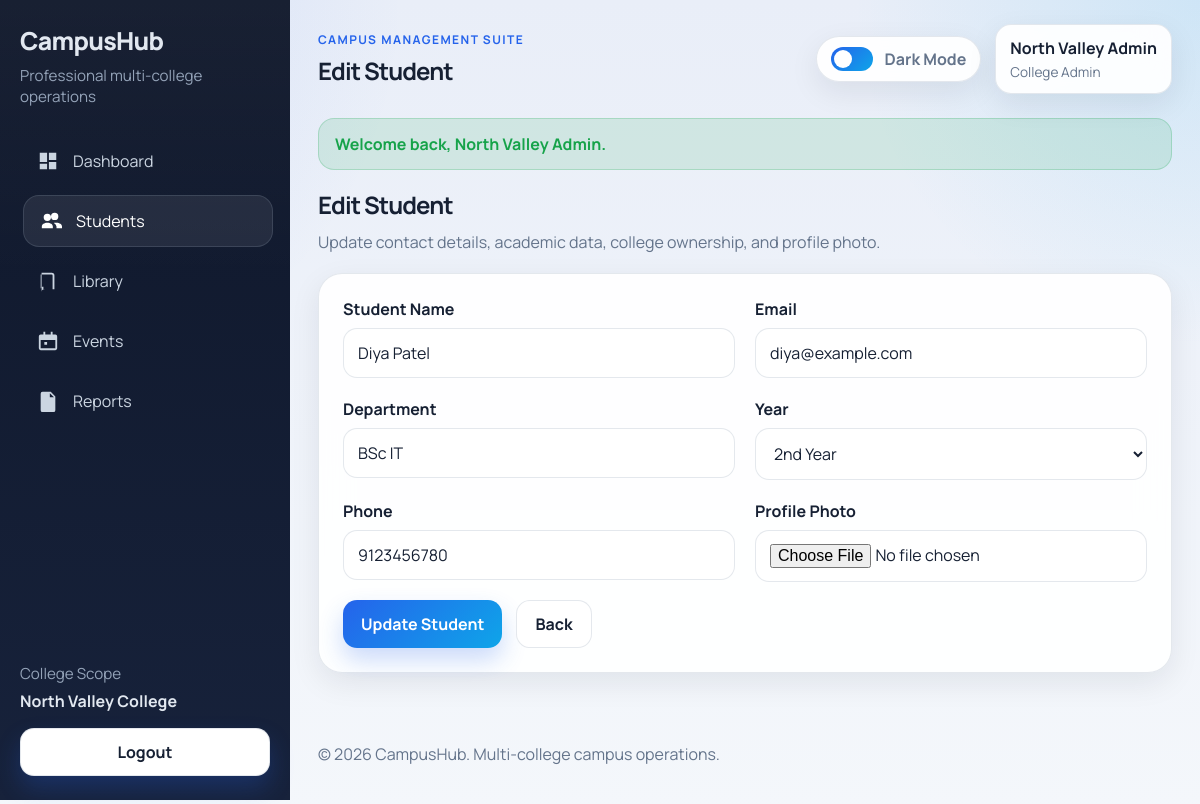
The app's page /students/edit_student.php?id=2 (signed in) with its own data.
### tables this page shows
CREATE TABLE colleges (
    college_id INT AUTO_INCREMENT PRIMARY KEY,
    college_name VARCHAR(150) NOT NULL,
    college_code VARCHAR(20) NOT NULL UNIQUE,
    city VARCHAR(80) NOT NULL,
    created_at TIMESTAMP DEFAULT CURRENT_TIMESTAMP
);

CREATE TABLE students (
    student_id INT AUTO_INCREMENT PRIMARY KEY,
    college_id INT NOT NULL,
    name VARCHAR(100) NOT NULL,
    email VARCHAR(120) NOT NULL UNIQUE,
    department VARCHAR(100) NOT NULL,
    year_level VARCHAR(20) NOT NULL,
    phone VARCHAR(20) NOT NULL,
    profile_photo VARCHAR(255) DEFAULT NULL,
    created_at TIMESTAMP DEFAULT CURRENT_TIMESTAMP,
    CONSTRAINT fk_students_college FOREIGN KEY (college_id) REFERENCES colleges(college_id) ON DELETE CASCADE
);

### db_connect.php (called while the page is built, shortened)
<?php
if (!function_exists("e")) {
    function e($value): string
    {
        return htmlspecialchars((string) ($value ?? ""), ENT_QUOTES, "UTF-8");
    }
}

### includes/app.php (called while the page is built, shortened)
<?php
require_once __DIR__ . "/../db_connect.php";
function current_user(): ?array
{
    return $_SESSION["user"] ?? null;
}
function is_admin(): bool
{
    return (current_user()["role"] ?? "") === "admin";
}
function get_colleges(mysqli $conn): array
{
    $result = $conn->query("SELECT college_id, college_name, college_code, city FROM colleges ORDER BY college_name ASC");
    return $result ? $result->fetch_all(MYSQLI_ASSOC) : [];
}
    ?>

### students/edit_student.php (the view, shortened to what this page needs)
<?php
require_once __DIR__ . "/../includes/app.php";
$pageKey = "students";
$basePath = "../";
$studentId = (int) ($_GET["id"] ?? 0);
$years = ["1st Year", "2nd Year", "3rd Year", "4th Year"];
$colleges = get_colleges($conn);
$stmt = $conn->prepare("SELECT * FROM students WHERE student_id = ?");
$stmt->bind_param("i", $studentId);
$stmt->execute();
$student = $stmt->get_result()->fetch_assoc();
require_once "../includes/header.php";
?>
<section class="page-heading">
    <h1>Edit Student</h1>
    <p>Update contact details, academic data, college ownership, and profile photo.</p>
</section>
<section class="form-card">
    <form method="post" enctype="multipart/form-data">
        <div class="form-grid">
            <div>
                <label for="name">Student Name</label>
                <input type="text" id="name" name="name" value="<?php echo e($_POST["name"] ?? $student["name"]); ?>" required>
            </div>
            <div>
                <label for="email">Email</label>
                <input type="email" id="email" name="email" value="<?php echo e($_POST["email"] ?? $student["email"]); ?>" required>
            </div>
            <div>
                <label for="department">Department</label>
                <input type="text" id="department" name="department" value="<?php echo e($_POST["department"] ?? $student["department"]); ?>" required>
            </div>
            <div>
                <label for="year">Year</label>
                <?php $selectedYear = $_POST["year"] ?? $student["year_level"]; ?>
                <select id="year" name="year" required>
                    <?php foreach ($years as $option): ?>
                        <option value="<?php echo e($option); ?>" <?php echo $selectedYear === $option ? "selected" : ""; ?>><?php echo e($option); ?></option>
                    <?php endforeach; ?>
                </select>
            </div>
            <div>
                <label for="phone">Phone</label>
                <input type="text" id="phone" name="phone" value="<?php echo e($_POST["phone"] ?? $student["phone"]); ?>" required>
            </div>
            <div>
                <label for="profile_photo">Profile Photo</label>
                <input type="file" id="profile_photo" name="profile_photo" accept="image/*">
            </div>
        </div>
        <div class="action-group">
            <button type="submit">Update Student</button>
            <a class="btn-light" href="view_students.php">Back</a>
        </div>
    </form>
</section>
<?php require_once "../includes/footer.php"; ?>

### includes/sidebar.php
<?php
$navItems = [
    "dashboard" => ["label" => "Dashboard", "href" => $basePath . "index.php", "icon" => "dashboard"],
    "students" => ["label" => "Students", "href" => $basePath . "students/view_students.php", "icon" => "students"],
    "library" => ["label" => "Library", "href" => $basePath . "library/view_books.php", "icon" => "library"],
    "events" => ["label" => "Events", "href" => $basePath . "events/view_events.php", "icon" => "events"],
    "reports" => ["label" => "Reports", "href" => $basePath . "students/view_students.php?export_hint=1", "icon" => "reports"],
];
function sidebar_icon(string $key): string
{
    return match ($key) {
        "students" => '<svg viewBox="0 0 24 24" aria-hidden="true"><path d="M16 11a4 4 0 1 0-4-4 4 4 0 0 0 4 4Zm-8 1a4 4 0 1 0-4-4 4 4 0 0 0 4 4Zm0 2c-3.314 0-6 1.79-6 4v2h12v-2c0-2.21-2.686-4-6-4Zm8 0c-.29 0-.573.021-.85.06A5.68 5.68 0 0 1 18 18v2h6v-2c0-2.21-2.686-4-6-4Z"/></svg>',
        "library" => '<svg viewBox="0 0 24 24" aria-hidden="true"><path d="M5 3h11a3 3 0 0 1 3 3v15H8a3 3 0 0 0-3 3V3Zm3 18h9V6a1 1 0 0 0-1-1H7v16a2.99 2.99 0 0 1 1-.17ZM4 5v16a3 3 0 0 1 3-3V5H4Z"/></svg>',
        "events" => '<svg viewBox="0 0 24 24" aria-hidden="true"><path d="M7 2h2v3H7V2Zm8 0h2v3h-2V2ZM4 5h16a2 2 0 0 1 2 2v13a2 2 0 0 1-2 2H4a2 2 0 0 1-2-2V7a2 2 0 0 1 2-2Zm0 6v9h16v-9H4Zm4 2h3v3H8v-3Z"/></svg>',
        "reports" => '<svg viewBox="0 0 24 24" aria-hidden="true"><path d="M6 2h9l5 5v15a2 2 0 0 1-2 2H6a2 2 0 0 1-2-2V4a2 2 0 0 1 2-2Zm8 1.5V8h4.5L14 3.5ZM8 12h8v2H8v-2Zm0 4h8v2H8v-2Zm0-8h5v2H8V8Z"/></svg>',
        default => '<svg viewBox="0 0 24 24" aria-hidden="true"><path d="M3 13h8V3H3v10Zm10 8h8v-8h-8v8ZM3 21h8v-6H3v6Zm10-10h8V3h-8v8Z"/></svg>',
    };
}
?>
<aside class="sidebar" data-sidebar>
    <div class="sidebar-brand">
        <a href="<?php echo e($basePath); ?>index.php">CampusHub</a>
        <p>Professional multi-college operations</p>
    </div>
    <nav class="sidebar-nav">
        <?php foreach ($navItems as $key => $item): ?>
            <a class="sidebar-link <?php echo $pageKey === $key ? "active" : ""; ?>" href="<?php echo e($item["href"]); ?>">
                <span class="sidebar-icon"><?php echo sidebar_icon($item["icon"]); ?></span>
                <span><?php echo e($item["label"]); ?></span>
            </a>
        <?php endforeach; ?>
    </nav>
    <div class="sidebar-footer">
        <div class="sidebar-college">
            <span>College Scope</span>
            <strong><?php echo is_admin() ? "All Colleges" : e(current_user()["college_name"] ?? ""); ?></strong>
        </div>
        <a class="btn btn-light btn-full" href="<?php echo e($basePath); ?>logout.php">Logout</a>
    </div>
</aside>

### css/style.css (style rules this page uses)
:root { --bg: #f4f7fb; --bg-soft: #e9eef8; --surface: rgba(255, 255, 255, 0.92); --surface-strong: #ffffff; --sidebar: #0f172a; --sidebar-soft: #17223b; --primary: #2563eb; --primary-strong: #1d4ed8; --accent: #0ea5e9; --success: #16a34a; --warning: #f59e0b; --danger: #ef4444; --text: #162033; --muted: #64748b; --border: rgba(148, 163, 184, 0.25); --shadow: 0 20px 45px rgba(15, 23, 42, 0.12); --shadow-soft: 0 10px 30px rgba(15, 23, 42, 0.08); --radius-lg: 24px; --radius-md: 18px; --radius-sm: 14px; }
* { box-sizing: border-box; }
html { scroll-behavior: smooth; }
body { margin: 0; min-height: 100vh; font-family: "Manrope", sans-serif; background: radial-gradient(circle at top left, rgba(37, 99, 235, 0.12), transparent 28%), radial-gradient(circle at top right, rgba(14, 165, 233, 0.12), transparent 24%), linear-gradient(180deg, var(--bg-soft), var(--bg)); color: var(--text); }
a { color: inherit; text-decoration: none; }
button, input, select, textarea { font: inherit; }
.sidebar { position: sticky; top: 0; height: 100vh; padding: 24px 20px; background: linear-gradient(180deg, rgba(255, 255, 255, 0.04), transparent 35%), linear-gradient(180deg, var(--sidebar), var(--sidebar-soft)); color: #e2e8f0; display: flex; flex-direction: column; gap: 28px; z-index: 20; }
.sidebar-brand a { display: inline-block; font-size: 1.55rem; font-weight: 800; letter-spacing: -0.03em; }
.sidebar-brand p, .sidebar-college span { margin: 8px 0 0; color: #94a3b8; font-size: 0.95rem; }
.sidebar-nav { display: grid; gap: 8px; }
.sidebar-link { display: flex; align-items: center; gap: 14px; padding: 14px 16px; border: 1px solid transparent; border-radius: 16px; color: #cbd5e1; transition: transform 0.2s ease, background 0.2s ease, border-color 0.2s ease; }
.sidebar-link:hover, .sidebar-link.active { background: rgba(255, 255, 255, 0.08); border-color: rgba(148, 163, 184, 0.2); color: #ffffff; transform: translateX(3px); }
.sidebar-icon { width: 22px; height: 22px; display: inline-flex; }
.sidebar-icon svg { width: 100%; height: 100%; fill: currentColor; }
.sidebar-footer { margin-top: auto; display: grid; gap: 16px; }
.sidebar-college strong { display: block; margin-top: 6px; }
.user-pill, .theme-toggle, .panel, .form-card, .table-card, .stat-card, .hero-banner, .metric-card, .chart-card, .event-card, .empty-panel { background: var(--surface); border: 1px solid var(--border); box-shadow: var(--shadow-soft); backdrop-filter: blur(16px); }
.hero-banner, .panel, .form-card, .table-card, .chart-card, .event-card { border-radius: var(--radius-lg); }
.hero-actions, .toolbar-actions, .card-actions, .action-group, .filter-row { display: flex; flex-wrap: wrap; gap: 14px; }
.stats-grid, .chart-grid, .card-grid, .split-layout, .feature-grid, .form-grid, .event-grid { display: grid; gap: 20px; }
.panel, .form-card, .table-card, .event-card { padding: 24px; }
.btn, button, .btn-light, .btn-danger, .btn-ghost { display: inline-flex; align-items: center; justify-content: center; gap: 8px; border: none; border-radius: 14px; padding: 12px 18px; cursor: pointer; transition: transform 0.2s ease, box-shadow 0.2s ease, background 0.2s ease; font-weight: 700; }
.btn, button { color: #ffffff; background: linear-gradient(135deg, var(--primary), var(--accent)); box-shadow: 0 12px 24px rgba(37, 99, 235, 0.24); }
.btn-light { background: var(--surface-strong); border: 1px solid var(--border); color: var(--text); }
.btn-full { width: 100%; }
.page-heading { margin-bottom: 20px; }
.page-heading h2, .page-heading h1 { margin: 0 0 10px; font-size: clamp(1.5rem, 2vw, 2rem); letter-spacing: -0.04em; }
.page-heading p { margin: 0; color: var(--muted); }
.form-grid { grid-template-columns: repeat(2, minmax(0, 1fr)); }
.form-card form, .filters-form { display: grid; gap: 18px; }
label { display: block; margin-bottom: 8px; font-weight: 700; }
input, select, textarea { width: 100%; border: 1px solid var(--border); border-radius: 14px; padding: 13px 14px; color: var(--text); background: var(--surface-strong); box-shadow: inset 0 1px 0 rgba(255, 255, 255, 0.25); }

### records on screen
colleges: college_name "North Valley College"
students: name "Diya Patel", email "diya@example.com", department "BSc IT", phone "9123456780"

### other values on screen
$item["label"] "Dashboard"
$item["label"] "Students"
$item["label"] "Library"
$item["label"] "Events"
$item["label"] "Reports"
$pageTitle "Edit Student"
current_user()["name"] "North Valley Admin"
str_replace("_", " ", current_user()["role"] ?? "") "College Admin"
$flash["message"] "Welcome back, North Valley Admin."
form field year "2nd Year"
